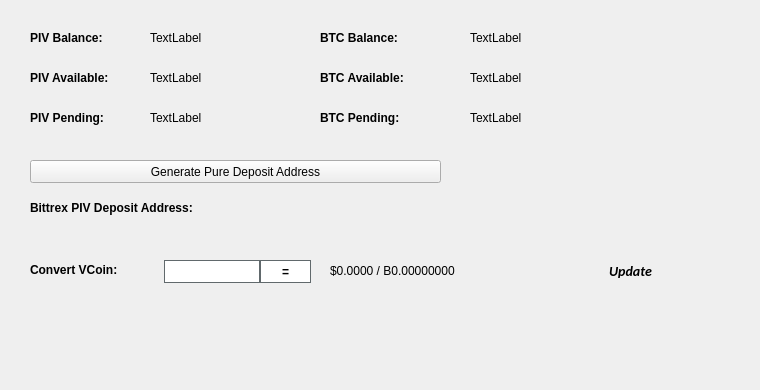
   <widget class="QWidget" name="BalanceTab">
    <attribute name="title">
     <string>Balance</string>
    </attribute>
    <widget class="QLabel" name="BitcoinBalanceLabel">
     <property name="geometry">
      <rect>
       <x>470</x>
       <y>30</y>
       <width>150</width>
       <height>16</height>
      </rect>
     </property>
     <property name="text">
      <string>TextLabel</string>
     </property>
    </widget>
    <widget class="QLabel" name="PIVBalanceLabel">
     <property name="geometry">
      <rect>
       <x>150</x>
       <y>30</y>
       <width>150</width>
       <height>16</height>
      </rect>
     </property>
     <property name="text">
      <string>TextLabel</string>
     </property>
    </widget>
    <widget class="QLabel" name="label_11">
     <property name="geometry">
      <rect>
       <x>30</x>
       <y>30</y>
       <width>101</width>
       <height>16</height>
      </rect>
     </property>
     <property name="font">
      <font>
       <weight>75</weight>
       <bold>true</bold>
      </font>
     </property>
     <property name="text">
      <string>PIV Balance:</string>
     </property>
    </widget>
    <widget class="QLabel" name="label_12">
     <property name="geometry">
      <rect>
       <x>320</x>
       <y>30</y>
       <width>101</width>
       <height>16</height>
      </rect>
     </property>
     <property name="font">
      <font>
       <weight>75</weight>
       <bold>true</bold>
      </font>
     </property>
     <property name="text">
      <string>BTC Balance:</string>
     </property>
    </widget>
    <widget class="QLabel" name="PIVAvailableLabel_2">
     <property name="geometry">
      <rect>
       <x>150</x>
       <y>70</y>
       <width>150</width>
       <height>16</height>
      </rect>
     </property>
     <property name="text">
      <string>TextLabel</string>
     </property>
    </widget>
    <widget class="QLabel" name="label_13">
     <property name="geometry">
      <rect>
       <x>30</x>
       <y>70</y>
       <width>111</width>
       <height>16</height>
      </rect>
     </property>
     <property name="font">
      <font>
       <weight>75</weight>
       <bold>true</bold>
      </font>
     </property>
     <property name="text">
      <string>PIV Available:</string>
     </property>
    </widget>
    <widget class="QLabel" name="label_14">
     <property name="geometry">
      <rect>
       <x>30</x>
       <y>110</y>
       <width>101</width>
       <height>16</height>
      </rect>
     </property>
     <property name="font">
      <font>
       <weight>75</weight>
       <bold>true</bold>
      </font>
     </property>
     <property name="text">
      <string>PIV Pending:</string>
     </property>
    </widget>
    <widget class="QLabel" name="PIVPendingLabel">
     <property name="geometry">
      <rect>
       <x>150</x>
       <y>110</y>
       <width>150</width>
       <height>16</height>
      </rect>
     </property>
     <property name="text">
      <string>TextLabel</string>
     </property>
    </widget>
    <widget class="QLabel" name="label_15">
     <property name="geometry">
      <rect>
       <x>320</x>
       <y>70</y>
       <width>111</width>
       <height>16</height>
      </rect>
     </property>
     <property name="font">
      <font>
       <weight>75</weight>
       <bold>true</bold>
      </font>
     </property>
     <property name="text">
      <string>BTC Available:</string>
     </property>
    </widget>
    <widget class="QLabel" name="BitcoinAvailableLabel">
     <property name="geometry">
      <rect>
       <x>470</x>
       <y>70</y>
       <width>150</width>
       <height>16</height>
      </rect>
     </property>
     <property name="text">
      <string>TextLabel</string>
     </property>
    </widget>
    <widget class="QLabel" name="label_31">
     <property name="geometry">
      <rect>
       <x>320</x>
       <y>110</y>
       <width>111</width>
       <height>16</height>
      </rect>
     </property>
     <property name="font">
      <font>
       <weight>75</weight>
       <bold>true</bold>
      </font>
     </property>
     <property name="text">
      <string>BTC Pending:</string>
     </property>
    </widget>
    <widget class="QLabel" name="BitcoinPendingLabel">
     <property name="geometry">
      <rect>
       <x>470</x>
       <y>110</y>
       <width>150</width>
       <height>16</height>
      </rect>
     </property>
     <property name="text">
      <string>TextLabel</string>
     </property>
    </widget>
    <widget class="QLabel" name="label_33">
     <property name="geometry">
      <rect>
       <x>30</x>
       <y>200</y>
       <width>221</width>
       <height>16</height>
      </rect>
     </property>
     <property name="font">
      <font>
       <weight>75</weight>
       <bold>true</bold>
      </font>
     </property>
     <property name="text">
      <string>Bittrex PIV Deposit Address:</string>
     </property>
    </widget>
    <widget class="QPushButton" name="GenDepositBTN">
     <property name="geometry">
      <rect>
       <x>30</x>
       <y>160</y>
       <width>411</width>
       <height>23</height>
      </rect>
     </property>
     <property name="text">
      <string>Generate Pure Deposit Address</string>
     </property>
     <property name="icon">
      <iconset resource="../pure.qrc">
       <normaloff>:/icons/bitcoin</normaloff>:/icons/bitcoin</iconset>
     </property>
    </widget>
    <widget class="QLabel" name="DepositAddressLabel">
     <property name="geometry">
      <rect>
       <x>200</x>
       <y>200</y>
       <width>261</width>
       <height>16</height>
      </rect>
     </property>
     <property name="palette">
      <palette>
       <active>
        <colorrole role="WindowText">
         <brush brushstyle="SolidPattern">
          <color alpha="255">
           <red>0</red>
           <green>0</green>
           <blue>0</blue>
          </color>
         </brush>
        </colorrole>
        <colorrole role="Text">
         <brush brushstyle="SolidPattern">
          <color alpha="255">
           <red>0</red>
           <green>0</green>
           <blue>255</blue>
          </color>
         </brush>
        </colorrole>
       </active>
       <inactive>
        <colorrole role="WindowText">
         <brush brushstyle="SolidPattern">
          <color alpha="255">
           <red>0</red>
           <green>0</green>
           <blue>0</blue>
          </color>
         </brush>
        </colorrole>
        <colorrole role="Text">
         <brush brushstyle="SolidPattern">
          <color alpha="255">
           <red>0</red>
           <green>0</green>
           <blue>255</blue>
          </color>
         </brush>
        </colorrole>
       </inactive>
       <disabled>
        <colorrole role="WindowText">
         <brush brushstyle="SolidPattern">
          <color alpha="255">
           <red>120</red>
           <green>120</green>
           <blue>120</blue>
          </color>
         </brush>
        </colorrole>
        <colorrole role="Text">
         <brush brushstyle="SolidPattern">
          <color alpha="255">
           <red>120</red>
           <green>120</green>
           <blue>120</blue>
          </color>
         </brush>
        </colorrole>
       </disabled>
      </palette>
     </property>
     <property name="font">
      <font>
       <weight>75</weight>
       <bold>true</bold>
      </font>
     </property>
     <property name="text">
      <string/>
     </property>
     <property name="alignment">
      <set>Qt::AlignRight|Qt::AlignTrailing|Qt::AlignVCenter</set>
     </property>
     <property name="textInteractionFlags">
      <set>Qt::LinksAccessibleByMouse|Qt::TextSelectableByKeyboard|Qt::TextSelectableByMouse</set>
     </property>
    </widget>
    <widget class="QLabel" name="label_8">
     <property name="geometry">
      <rect>
       <x>460</x>
       <y>300</y>
       <width>281</width>
       <height>81</height>
      </rect>
     </property>
     <property name="text">
      <string/>
     </property>
     <property name="pixmap">
      <pixmap>:/images/bittrex</pixmap>
     </property>
    </widget>
    <widget class="QWidget" name="widgetConversion" native="true">
     <property name="geometry">
      <rect>
       <x>0</x>
       <y>250</y>
       <width>751</width>
       <height>43</height>
      </rect>
     </property>
     <property name="minimumSize">
      <size>
       <width>0</width>
       <height>43</height>
      </size>
     </property>
     <property name="styleSheet">
      <string notr="true"/>
     </property>
     <widget class="QPushButton" name="btnUpdateMarketData">
      <property name="geometry">
       <rect>
        <x>575</x>
        <y>0</y>
        <width>111</width>
        <height>41</height>
       </rect>
      </property>
      <property name="sizePolicy">
       <sizepolicy hsizetype="Expanding" vsizetype="Expanding">
        <horstretch>0</horstretch>
        <verstretch>0</verstretch>
       </sizepolicy>
      </property>
      <property name="font">
       <font>
        <family>calibri</family>
        <pointsize>-1</pointsize>
        <weight>75</weight>
        <italic>true</italic>
        <bold>true</bold>
       </font>
      </property>
      <property name="styleSheet">
       <string notr="true">margin:0px;text-align:center;padding:2px;border-radius:3px;font-style:italic;width:100px;font-size:14px;font-family:calibri;font-weight:600;</string>
      </property>
      <property name="text">
       <string>Update</string>
      </property>
      <property name="iconSize">
       <size>
        <width>150</width>
        <height>35</height>
       </size>
      </property>
      <property name="autoDefault">
       <bool>true</bool>
      </property>
      <property name="default">
       <bool>true</bool>
      </property>
     </widget>
     <widget class="QLabel" name="lblConvertVCoin">
      <property name="geometry">
       <rect>
        <x>30</x>
        <y>10</y>
        <width>131</width>
        <height>20</height>
       </rect>
      </property>
      <property name="styleSheet">
       <string notr="true"/>
      </property>
      <property name="text">
       <string>&lt;html&gt;&lt;head/&gt;&lt;body&gt;&lt;p&gt;&lt;span style=&quot; font-weight:600;&quot;&gt;Convert VCoin:&lt;/span&gt;&lt;/p&gt;&lt;/body&gt;&lt;/html&gt;</string>
      </property>
     </widget>
     <widget class="QLineEdit" name="txtConvertVCoinQty">
      <property name="geometry">
       <rect>
        <x>160</x>
        <y>10</y>
        <width>100</width>
        <height>23</height>
       </rect>
      </property>
      <property name="minimumSize">
       <size>
        <width>100</width>
        <height>23</height>
       </size>
      </property>
      <property name="maximumSize">
       <size>
        <width>100</width>
        <height>16777215</height>
       </size>
      </property>
      <property name="styleSheet">
       <string notr="true">border: 1px solid #61696c;margin-left:4px;</string>
      </property>
     </widget>
     <widget class="QPushButton" name="btnConvertPure">
      <property name="geometry">
       <rect>
        <x>260</x>
        <y>10</y>
        <width>51</width>
        <height>23</height>
       </rect>
      </property>
      <property name="minimumSize">
       <size>
        <width>0</width>
        <height>23</height>
       </size>
      </property>
      <property name="styleSheet">
       <string notr="true">border:1px solid #61696c;background:white;font-weight:600;</string>
      </property>
      <property name="text">
       <string>=</string>
      </property>
     </widget>
     <widget class="QLabel" name="lblConvertVCoinResults">
      <property name="geometry">
       <rect>
        <x>330</x>
        <y>0</y>
        <width>201</width>
        <height>41</height>
       </rect>
      </property>
      <property name="styleSheet">
       <string notr="true"/>
      </property>
      <property name="text">
       <string>$0.0000 / B0.00000000</string>
      </property>
     </widget>
     <widget class="QLabel" name="iconOverviewUpdateWait">
      <property name="geometry">
       <rect>
        <x>670</x>
        <y>10</y>
        <width>24</width>
        <height>24</height>
       </rect>
      </property>
      <property name="text">
       <string/>
      </property>
      <property name="pixmap">
       <pixmap resource="../pure.qrc">:/icons/transaction_1</pixmap>
      </property>
      <property name="scaledContents">
       <bool>true</bool>
      </property>
      <property name="alignment">
       <set>Qt::AlignCenter</set>
      </property>
     </widget>
    </widget>
   </widget>
